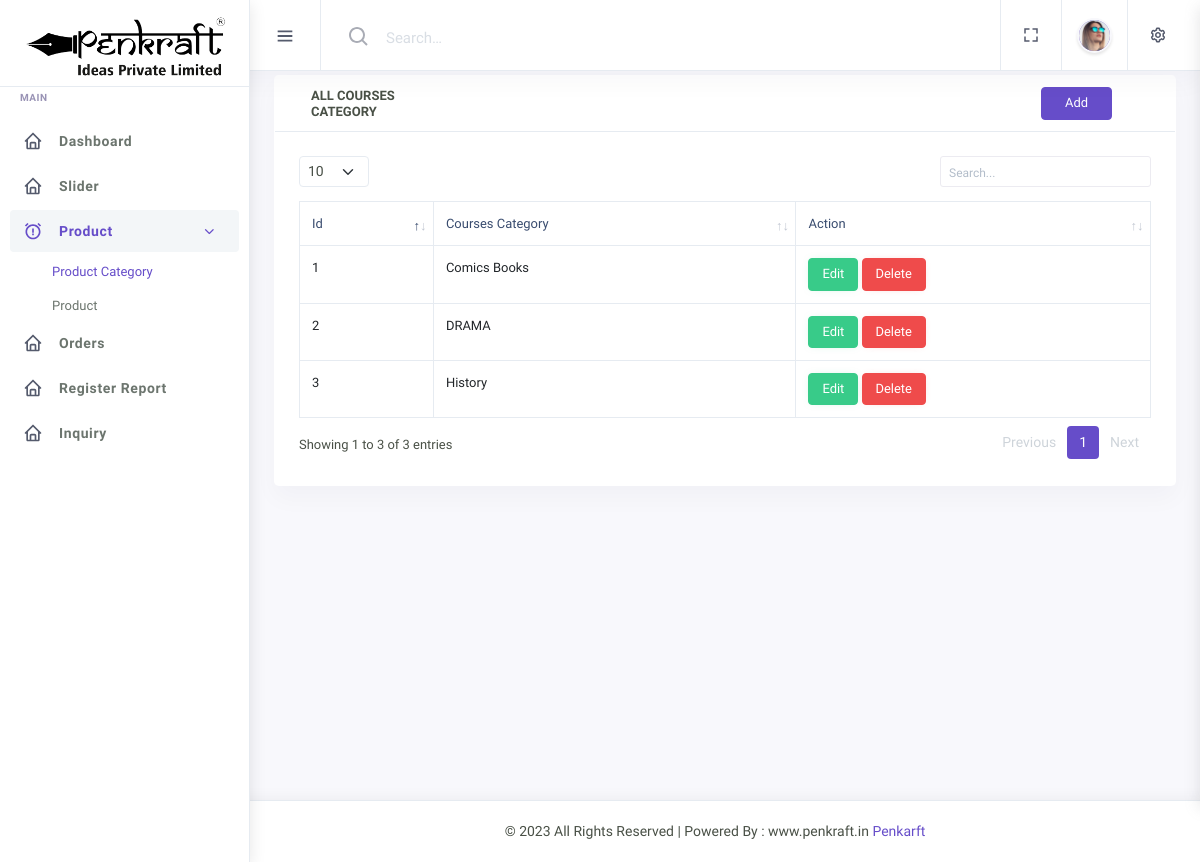
The app's page /admin/all-category.php (signed in), older data.
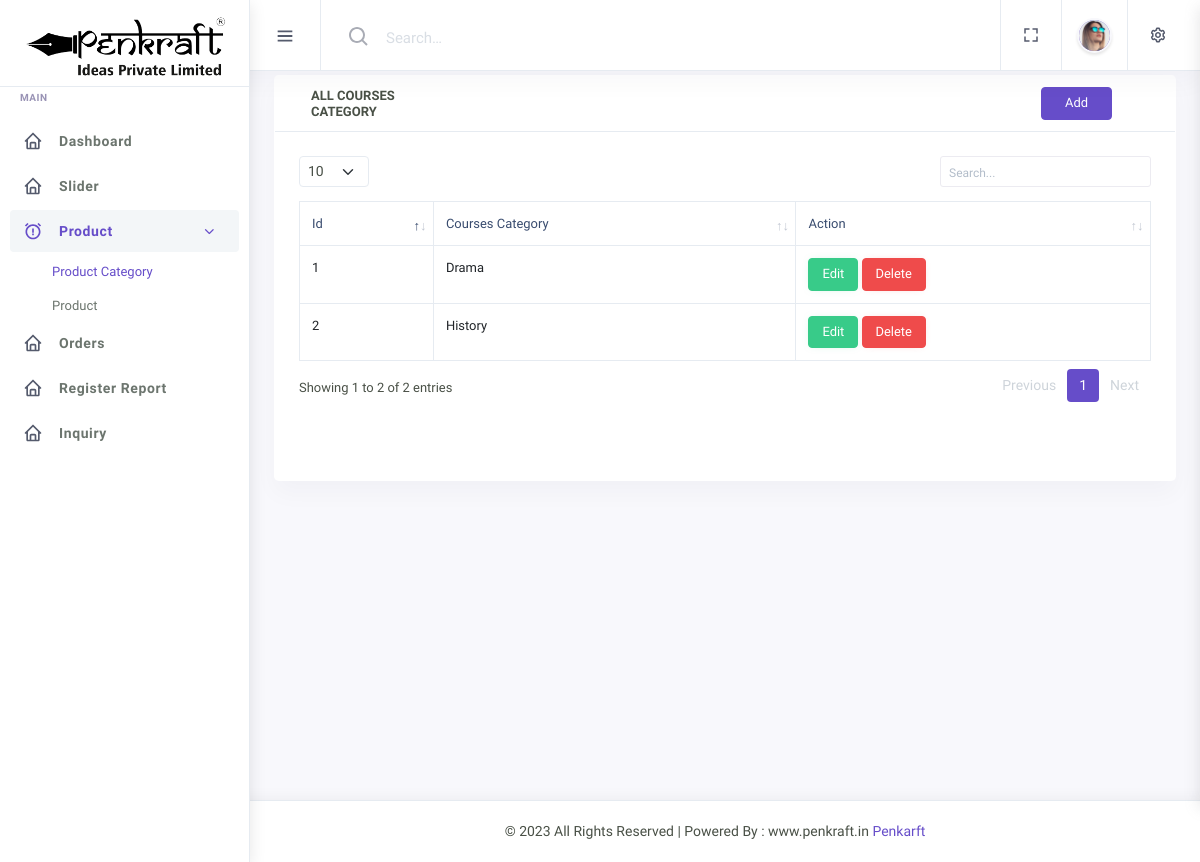
The same page, newer data.
### tables this page shows
CREATE TABLE `category` (
  `id` int(11) NOT NULL,
  `category` varchar(100) NOT NULL,
  `date` date NOT NULL
);

### admin/all-category.php (the view, shortened to what this page needs)
<!DOCTYPE html>
<html lang="en">
<head>
    <?php
    include "inc/link.php";
    ?>
    <link rel="stylesheet" href="path/to/font-awesome/css/font-awesome.min.css">
</head>
<body class="app sidebar-mini">
    <div class="page">
        <div class="page-main">
            <?php
            include "inc/sidebar.php";
            ?>
            <div class="app-content main-content">
                <div class="side-app">
                    <?php
                    include "inc/header.php";
                    ?>
                    <div class="row">
                        <div class="col-12">
                            <div class="card">
                                <div class="card-header">
                                    <div class="card-title col-2">All Courses Category</div>
                                    <a href="add-category.php" class="btn btn-primary col-1" style="margin-left: 600px;">Add</a>
                                </div>
                                <?php
                                include "connection.php";
                                $sql = "SELECT * FROM category";
                                $result = mysqli_query($conn, $sql) or die("No Result Found.");
                                $counter = 1;
                                ?>
                                <div class="card-body">
                                    <div class="table-responsive">
                                        <table class="table table-bordered text-nowrap" id="example2">
                                            <thead>
                                                <tr>
                                                    <th class="wd-15p border-bottom-0">Id</th>
                                                    <th class="wd-15p border-bottom-0">Courses Category</th>
                                                    <th class="wd-25p border-bottom-0">Action</th>
                                                </tr>
                                            </thead>
                                            <tbody>
                                                <?php
                                                while ($row = mysqli_fetch_array($result)) {
                                                ?>
                                                    <tr>
                                                        <td><?php echo $counter++; ?></td>
                                                        <td><?php echo $row['category']; ?></td>
                                                        <td>
                                                            <a href="update-category.php?id=<?php echo $row['id']; ?>" class="btn btn-success">Edit</a>
                                                            <a href="delete-category.php?id=<?php echo $row['id'];  ?>" class="btn btn-danger" onclick="return confirm('Are you sure you want to delete this item?')">Delete</a>
                                                        </td>
                                                    </tr>
                                                <?php
                                                }
                                                ?>
                                            </tbody>
                                        </table>
                                    </div>
                                </div>
                            </div>
                        </div>
                    </div>
                </div>
            </div>
        </div>
        <?php
        include "inc/footer.php";
        ?>
    </div>
</body>
</html>

Row changes from the older to the newer data that the page shows:
removed category: category "Comics Books"
changed category: category "DRAMA" → "Drama"
Text that changed along with them:
text written by a page script: "Showing 1 to 3 of 3 entries Previous 1 Next" → "Showing 1 to 2 of 2 entries Previous 1 Next"
